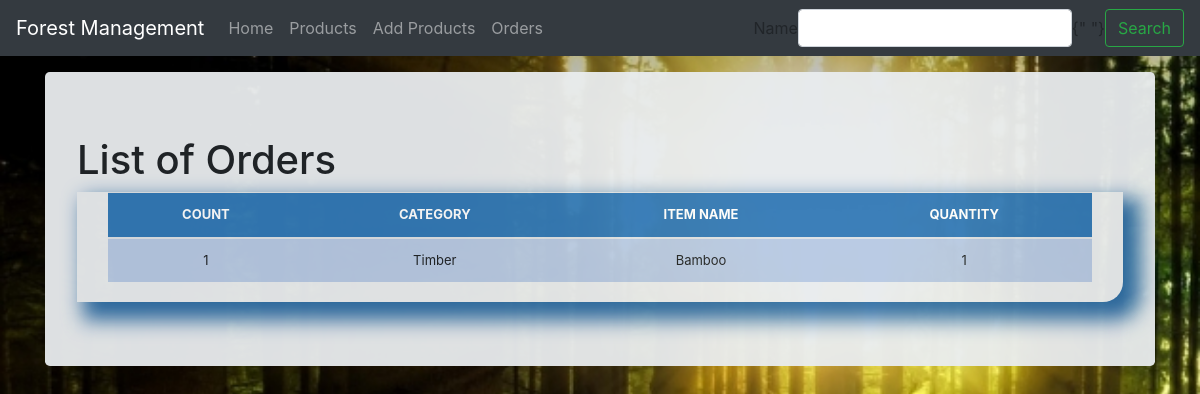
/list_orders/, run on the app's committed database.
### ForestManagement/models.py (models this page shows, shortened)
class Order(models.Model):
	category = models.CharField(max_length=50, blank=False, null=True)
	item_name = models.CharField(max_length=50, blank=False, null=True)
	quantity = models.IntegerField(default=0, blank=False, null=True)
	ordered_date = models.DateTimeField(auto_now=True)
	delivery_date =  models.DateField()
	user_name = models.CharField(max_length=50, blank=True, null=True)

### ForestManagement/views.py (the view, shortened to what this page needs)
# urls.py: path('list_orders/', views.list_orders, name='listorders'),
def list_orders(request):
	form = SearchForm(request.POST or None)
	title = 'Orders'
	queryset = Order.objects.all()
	context = {
	    "title": title,
		"queryset":queryset,
		"okay":True,
		"form":form
	}
	context = {
	    "title": title,
		"queryset":queryset,
		"okay":True,
		"form":form
	}
	return render(request, "list_orders.html",context)

### ForestManagement/forms.py
class SearchForm(forms.Form):
  name = forms.CharField(max_length=20, required=False)

### ForestManagement/templates/list_orders.html (shortened to what this page needs)
{% load static %}
<!DOCTYPE html>
<html lang="en">
<head>
    <link href="{% static 'css/bootstrap.min.css' %}" rel="stylesheet">
    <link href="{% static 'css/stylesheet.css' %}" rel="stylesheet">
    <link href="{% static 'css/navbar-top-fixed.css' %}" rel="stylesheet">
</head>
<body>
    {% include 'navbar.html' %}
    <main role="main" class="container">
        <div class="jumbotron">
            <div class="header"> <h1>List of Orders</h1></div>
        <div  class="display_table">
            <table class="table">
                <thead>
                  <tr>
                    <th>COUNT</th>
                    <th>CATEGORY</th>
                    <th>ITEM NAME</th>
                    <th>QUANTITY</th>
                  </tr>
                </thead>
              {% for instance in queryset %}
                  <tr>
                    <td>{{forloop.counter}}</td>
                    <td>{{instance.category}}</td>
                    <td>{{instance.item_name}}</td>
                    <td>{{instance.quantity}}</td>
                  </tr>
              {% endfor %}
            </table>
        </div>
        </div>
    </main>
</body>
</html>

### ForestManagement/static/css/stylesheet.css (style rules this page uses)
body { background-image:url('../img/download.jpg'); background-repeat: no-repeat; background-attachment: fixed; background-size: cover; min-height: 75rem; padding-top: 4.5rem; }
.table { font-size: 13px; text-align: center; width: 95%; margin: auto; text-align: center; }
.table tr:nth-child(odd) { background: #B8CAE4 }
th { background-color: #337ab7; color: white; }
.display_table { border-bottom-right-radius: 20px; padding-left: 5px; padding-right: 5px; padding-bottom: 20px; box-shadow: 12px 12px 20px 6px #2e6da4; }
.jumbotron { opacity: 0.95; }

### ForestManagement/static/css/navbar-top-fixed.css (style rules this page uses)
body { min-height: 75rem; padding-top: 4.5rem; }

### data on the page
Order: category "Timber", item_name "Bamboo", quantity "1"
